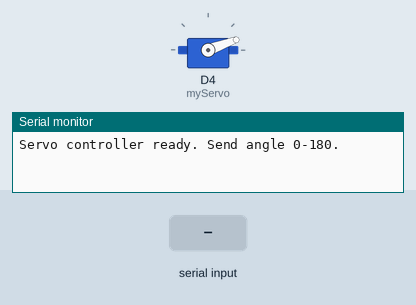
Simulated run of this sketch. Board: ESP8266 (Wemos D1 mini). Shown: servo, the last lines printed to the serial monitor. The inputs (shaded band) are chosen by the test bench.

Above: at 1.2 s.
1.3 s: "90,45\n" received over Serial
At 2.4 s:
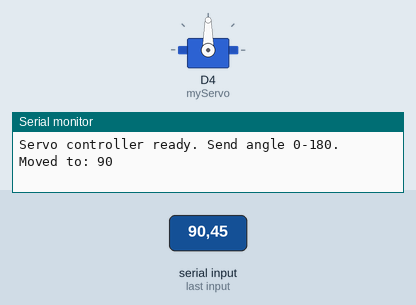
2.8 s: "5\n" received over Serial
At 3.5 s:
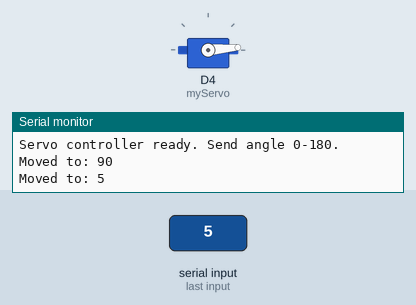
4.3 s: "200\n" received over Serial
At 4.6 s:
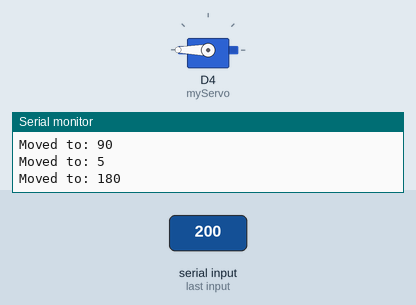
5.8 s: "90\n" received over Serial
At 7.0 s:
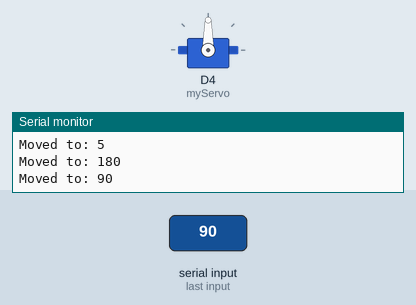
Timing chart, 0 to 8.3 s (numbered marks = the images above; inputs shaded):
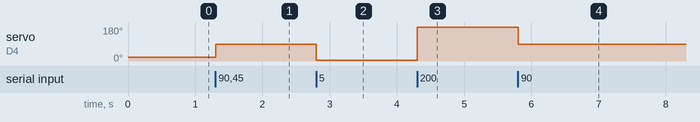

The sketch:

arduinoServo.ino
```cpp
#include <Servo.h>

Servo myServo;
String inputString = "";
bool stringComplete = false;

void setup() {
  Serial.begin(9600);
  myServo.attach(D4);  // WEMOS D1 mini: D4 = GPIO2
  myServo.write(20);
  Serial.println("Servo controller ready. Send angle 0-180.");
}

void loop() {
  if (stringComplete) {
    int angle = inputString.toInt();
    angle = constrain(angle, 0, 180);
    myServo.write(angle);
    Serial.print("Moved to: ");
    Serial.println(angle);
    inputString = "";
    stringComplete = false;
  }
}

void serialEvent() {
  while (Serial.available()) {
    char inChar = (char)Serial.read();
    if (inChar == '\n') {
      stringComplete = true;
    } else {
      inputString += inChar;
    }
  }
}
```

Measured:
- after the input at 1.3 s, servo on D4 (myServo): 20° → 90° at once
- after the input at 2.8 s, servo on D4 (myServo): 90° → 5° at once
- after the input at 4.3 s, servo on D4 (myServo): 5° → 180° at once
- after the input at 5.8 s, servo on D4 (myServo): 180° → 90° at once
